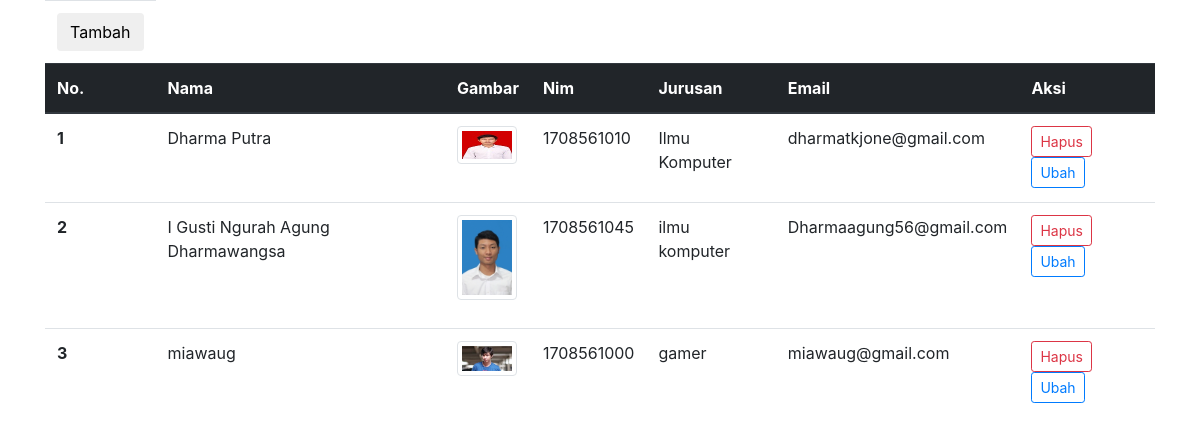
The app's page /Biodata_mahasiswa/index.php with its own data.
### tables this page shows
CREATE TABLE `mahasiswa` (
  `id` int(11) NOT NULL,
  `nama` varchar(100) DEFAULT NULL,
  `nim` char(10) DEFAULT NULL,
  `email` varchar(100) DEFAULT NULL,
  `jurusan` varchar(100) DEFAULT NULL,
  `gambar` varchar(100) DEFAULT NULL
);

### Biodata_mahasiswa/functions.php (called while the page is built, shortened)
<?php
  $conn = mysqli_connect("localhost","root","","biodata_mahasiswa");
  function query($query)
  {
    global $conn;
    $result = mysqli_query($conn,$query);
    while ($row = mysqli_fetch_assoc($result)) {
      $rows[] = $row;
    }
    return $rows;
  }
 ?>

### Biodata_mahasiswa/index.php (the view, shortened to what this page needs)
<?php
  require 'functions.php';
  $mahasiswa = query("SELECT * FROM mahasiswa");
?>
<!DOCTYPE html>
<html>
<head>
    <link rel="stylesheet" href="css/bootstrap.min.css" />
</head>
  <body>
    <div class="container">
      <div class="table-responsive-md">
        <table class="table">
            <thead class="thead-dark">
              <tr>
                  <td><a href="tambah.php"><button type="button" class="btn">Tambah</button></a></td>
              </tr>
              <tr>
                <th scope="col">No.</th>
                <th scope="col">Nama</th>
                <th scope="col">Gambar</th>
                <th scope="col">Nim</th>
                <th scope="col">Jurusan</th>
                <th scope="col">Email</th>
                <th scope="col">Aksi</th>
              </tr>
            </thead>
            <tbody>
              <?php $i = 1; ?>
              <?php foreach ($mahasiswa as $row ): ?>
                <tr>
                  <th scope="row"><?= $i; ?></th>
                  <td><p><?= $row ["nama"]; ?></p></td>
                  <td><p><img src="gambar/<?=$row ["gambar"]; ?>" width="60" height="30"  class="img-thumbnail"></p></td>
                  <td><p><?= $row ["nim"]; ?></p></td>
                  <td><p><?= $row ["jurusan"]; ?></p></td>
                  <td><p><?= $row ["email"]; ?></p></td>
                  <td>
                      <a href="hapus.php?id=<?= $row["id"]; ?> " onclick="return confirm('yakin ');"><button type="button" class="btn btn-outline-danger btn-sm">Hapus</button></a>
                      <a href="ubah.php?id=<?= $row["id"]; ?> "><button type="button" class="btn btn-outline-primary btn-sm">Ubah </button></a>
                  </td>
                </tr>
              <?php $i++; ?>
            <?php endforeach; ?>
            </tbody>
        </table>
      </div>
    </div>
  </body>
</html>

### records on screen
mahasiswa: nama "Dharma Putra", gambar (picture), nim "1708561010", jurusan "Ilmu Komputer", email "dharmatkjone@gmail.com"
mahasiswa: nama "I Gusti Ngurah Agung Dharmawangsa", gambar (picture), nim "1708561045", jurusan "ilmu komputer", email "Dharmaagung56@gmail.com"
mahasiswa: nama "miawaug", gambar (picture), nim "1708561000", jurusan "gamer", email "miawaug@gmail.com"
